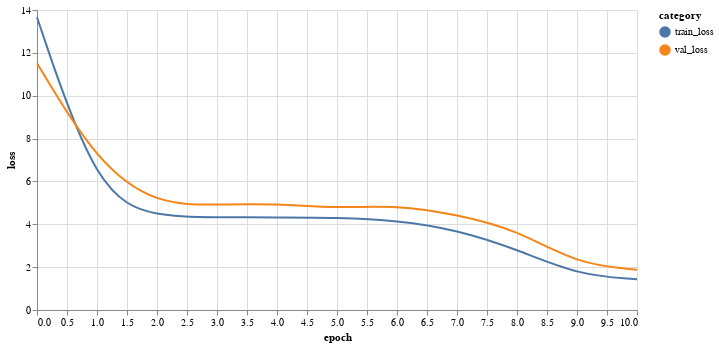

The notebook cell this image was saved under:
### Markdown cell above
We can again plot the train/validation loss curves and check for too little training time or any overfitting:

### Code cell
ss_utils.plot_train_and_val_using_mpl(out['train_loss_list'], out['val_lost_list'])

ss_utils.plot_train_and_val_using_altair(out['train_loss_list'], out['val_lost_list'])

### Figure 1 — Vega-Lite specification as saved in the notebook (floating-point values rounded to 4 significant figures)
{"config": {"view": {"continuousWidth": 400, "continuousHeight": 300}}, "layer": [{"mark": {"type": "line", "interpolate": "basis"}, "encoding": {"color": {"type": "nominal", "field": "category"}, "x": {"type": "quantitative", "field": "epoch"}, "y": {"type": "quantitative", "field": "loss"}}}, {"mark": "point", "encoding": {"opacity": {"value": 0}, "x": {"type": "quantitative", "field": "epoch"}}, "selection": {"selector002": {"type": "single", "nearest": true, "on": "mouseover", "fields": ["epoch"], "empty": "none"}}}, {"mark": "point", "encoding": {"color": {"type": "nominal", "field": "category"}, "opacity": {"condition": {"value": 1, "selection": "selector002"}, "value": 0}, "x": {"type": "quantitative", "field": "epoch"}, "y": {"type": "quantitative", "field": "loss"}}}, {"mark": {"type": "rule", "color": "gray"}, "encoding": {"x": {"type": "quantitative", "field": "epoch"}}, "transform": [{"filter": {"selection": "selector002"}}]}, {"mark": {"type": "text", "align": "left", "dx": 5, "dy": -5}, "encoding": {"color": {"type": "nominal", "field": "category"}, "text": {"condition": {"type": "quantitative", "field": "loss", "selection": "selector002"}, "value": " "}, "x": {"type": "quantitative", "field": "epoch"}, "y": {"type": "quantitative", "field": "loss"}}}], "data": {"name": "data-0360ed109971bebd4b6653b199f23790"}, "height": 300, "width": 600, "$schema": "https://vega.github.io/schema/vega-lite/v4.8.1.json", "datasets": {"data-0360ed109971bebd4b6653b199f23790": [{"epoch": 0, "category": "train_loss", "loss": 13.66}, {"epoch": 1, "category": "train_loss", "loss": 5.356}, {"epoch": 2, "category": "train_loss", "loss": 4.334}, {"epoch": 3, "category": "train_loss", "loss": 4.333}, {"epoch": 4, "category": "train_loss", "loss": 4.32}, {"epoch": 5, "category": "train_loss", "loss": 4.318}, {"epoch": 6, "category": "train_loss", "loss": 4.185}, {"epoch": 7, "category": "train_loss", "loss": 3.745}, {"epoch": 8, "category": "train_loss", "loss": 2.833}, {"epoch": 9, "category": "train_loss", "loss": 1.639}, {"epoch": 10, "category": "train_loss", "loss": 1.43}, {"epoch": 0, "category": "val_loss", "loss": 11.52}, {"epoch": 1, "category": "val_loss", "loss": 6.858}, {"epoch": 2, "category": "val_loss", "loss": 4.904}, {"epoch": 3, "category": "val_loss", "loss": 4.915}, {"epoch": 4, "category": "val_loss", "loss": 4.961}, {"epoch": 5, "category": "val_loss", "loss": 4.747}, {"epoch": 6, "category": "val_loss", "loss": 4.895}, {"epoch": 7, "category": "val_loss", "loss": 4.452}, {"epoch": 8, "category": "val_loss", "loss": 3.746}, {"epoch": 9, "category": "val_loss", "loss": 2.139}, {"epoch": 10, "category": "val_loss", "loss": 1.884}]}}
